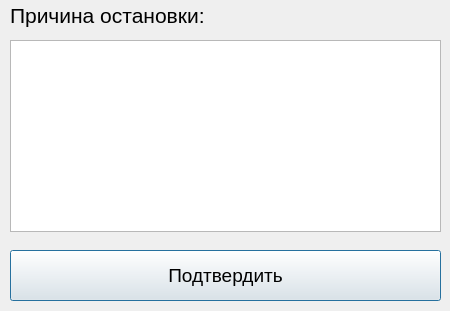
<?xml version="1.0" encoding="UTF-8"?>
<ui version="4.0">
 <class>Dialog</class>
 <widget class="QDialog" name="Dialog">
  <property name="geometry">
   <rect>
    <x>0</x>
    <y>0</y>
    <width>450</width>
    <height>311</height>
   </rect>
  </property>
  <property name="windowTitle">
   <string>Dialog</string>
  </property>
  <widget class="QPushButton" name="pushButton">
   <property name="geometry">
    <rect>
     <x>10</x>
     <y>250</y>
     <width>431</width>
     <height>51</height>
    </rect>
   </property>
   <property name="font">
    <font>
     <pointsize>14</pointsize>
    </font>
   </property>
   <property name="text">
    <string>Подтвердить</string>
   </property>
  </widget>
  <widget class="QLabel" name="label_11">
   <property name="geometry">
    <rect>
     <x>10</x>
     <y>0</y>
     <width>231</width>
     <height>31</height>
    </rect>
   </property>
   <property name="font">
    <font>
     <pointsize>16</pointsize>
    </font>
   </property>
   <property name="text">
    <string>Причина остановки:</string>
   </property>
   <property name="scaledContents">
    <bool>false</bool>
   </property>
  </widget>
  <widget class="QListWidget" name="listWidget">
   <property name="geometry">
    <rect>
     <x>10</x>
     <y>40</y>
     <width>431</width>
     <height>192</height>
    </rect>
   </property>
   <property name="font">
    <font>
     <pointsize>16</pointsize>
    </font>
   </property>
  </widget>
 </widget>
 <resources/>
 <connections/>
</ui>
